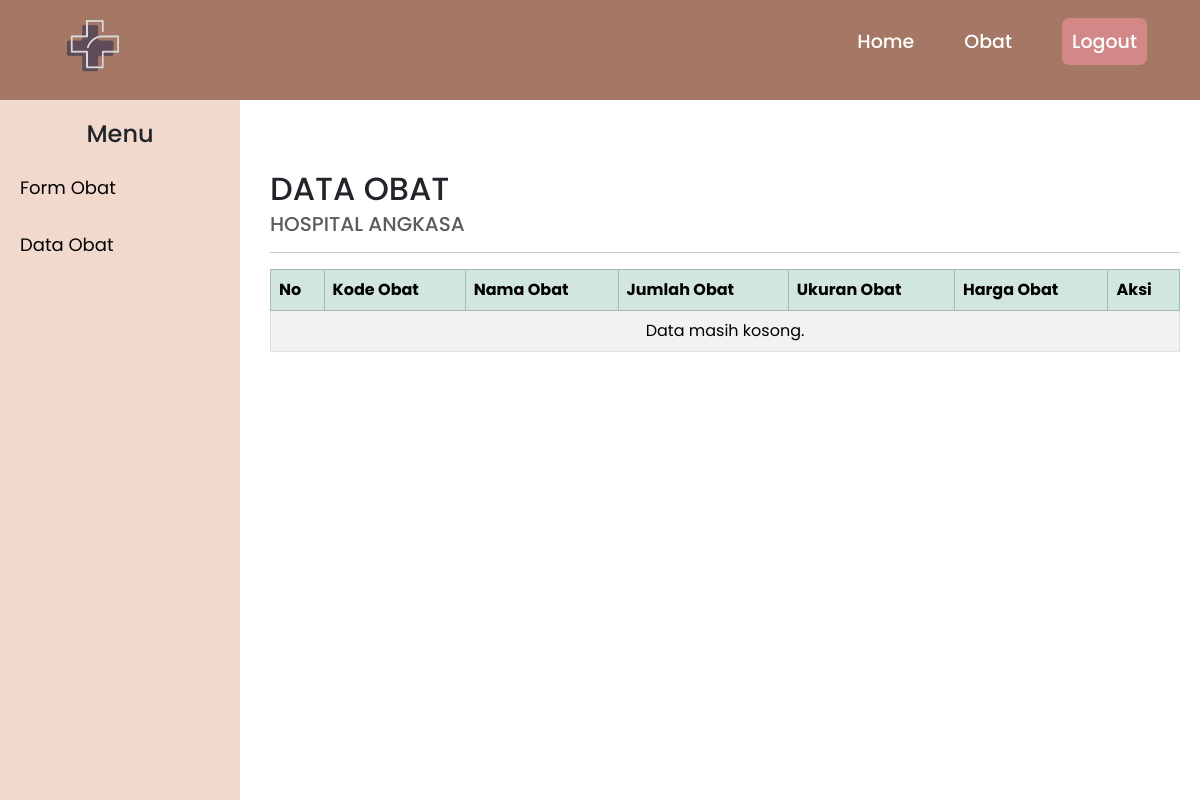
Before: /Apoteker/obat_data.php with the older database file.
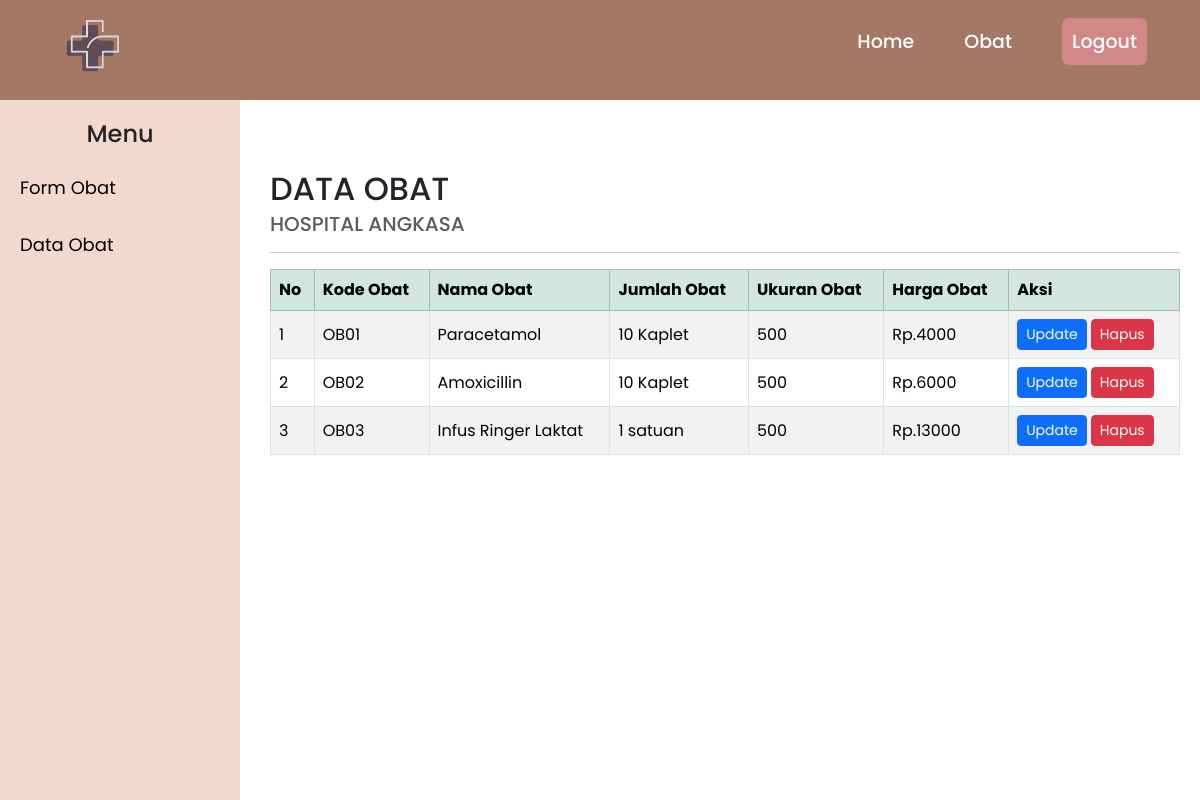
After: the same page with the newer database file.
### tables this page shows
CREATE TABLE `obat` (
  `kd_obat` varchar(11) NOT NULL,
  `nm_obat` varchar(50) NOT NULL,
  `jml_obat` varchar(20) NOT NULL,
  `ukuran` int(20) NOT NULL,
  `harga` int(10) NOT NULL
);

### Apoteker/obat_data.php (the view, shortened to what this page needs)
<?php include ('../koneksi.php') ?>
<!DOCTYPE html>
<html lang="en">
<head>
  <link href="https://cdn.jsdelivr.net/npm/bootstrap@5.3.3/dist/css/bootstrap.min.css" rel="stylesheet">
</head>
<body>
<?php include('a_header.php'); ?>
<div class="d-flex">
  <?php include('o_sidebar.php'); ?>
  <main class="main-content">
    <h2 class="mb-1">DATA OBAT</h2>
    <h5 class="text-muted">HOSPITAL ANGKASA</h5>
    <hr>
    <div class="table-responsive">
      <table class="table table-striped table-bordered align-middle">
        <thead class="table-success">
          <tr>
            <th>No</th>
            <th>Kode Obat</th>
            <th>Nama Obat</th>
            <th>Jumlah Obat</th>
            <th>Ukuran Obat</th>
            <th>Harga Obat</th>
            <th>Aksi</th>
          </tr>
        </thead>
        <tbody>
          <?php
          $sql = "SELECT * FROM obat";
          $hasil = mysqli_query($koneksi, $sql);
          $no = 1;
          if (mysqli_num_rows($hasil) == 0) {
              echo "<tr><td colspan='12' class='text-center'>Data masih kosong.</td></tr>";
          } else {
              while ($row = mysqli_fetch_assoc($hasil)) { ?>
              <tr>
                <td><?= $no++ ?></td>
                <td><?= $row['kd_obat'] ?></td>
                <td><?= $row['nm_obat'] ?></td>
                <td><?= $row['jml_obat'] ?></td>
                <td><?= $row['ukuran'] ?></td>
                <td>Rp.<?= $row['harga'] ?></td>
                <td>
                  <div class="d-flex gap-1">
                    <a href="o_update.php?kd_obat=<?= $row['kd_obat'] ?>" class="btn btn-primary btn-sm">Update</a>
                    <a href="o_delete.php?kd_obat=<?= $row['kd_obat'] ?>" onclick="return confirm('Hapus Data?')" class="btn btn-danger btn-sm">Hapus</a>
                  </div>
                </td>
              </tr>
          <?php }
          } ?>
        </tbody>
      </table>
    </div>
  </main>
</div>
</body>
</html>

Changed rows visible on the page:
added obat: kd_obat "OB01", nm_obat "Paracetamol", jml_obat "10 Kaplet", ukuran "500", harga "4000"
added obat: kd_obat "OB02", nm_obat "Amoxicillin", jml_obat "10 Kaplet", ukuran "500", harga "6000"
added obat: kd_obat "OB03", nm_obat "Infus Ringer Laktat", jml_obat "1 satuan", ukuran "500", harga "13000"
Other visible differences:
text no longer shown: "Data masih kosong."
